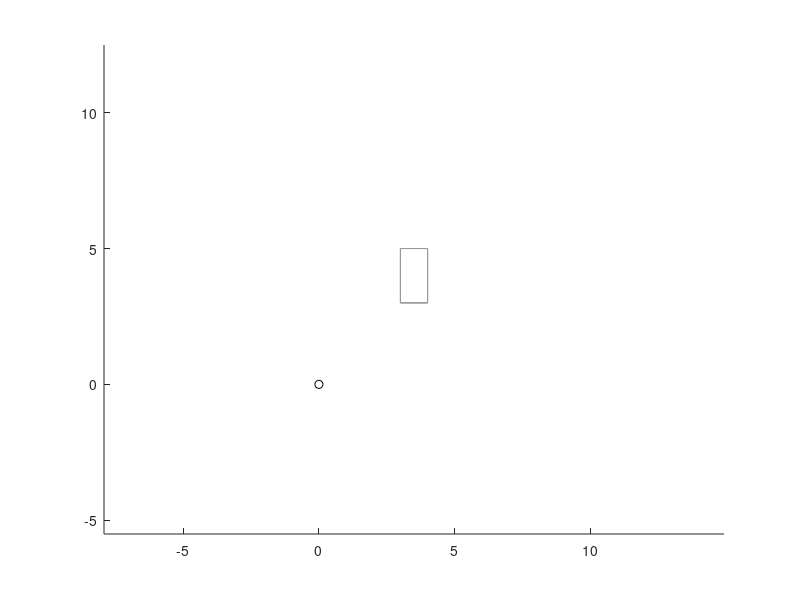

Recreate this plot in MATLAB. (Note: this script raises an error after producing the figure.)
%%%%%%%%%%%%%%%%%%%%%%%%%%%%%%%%%%%%%%%%%%%%%%%%%%%%%%%%%%%%%%%%%%%%%%%%%%%
%%%%%%%%%%%%%%%%%%%%%%%%%%%%% Roule Devoir 4 %%%%%%%%%%%%%%%%%%%%%%%%%%%%%%
%%%%%%%%%%%%%%%%%%%%%%%%%%%%%%%%%%%%%%%%%%%%%%%%%%%%%%%%%%%%%%%%%%%%%%%%%%%

clc ; clear all ; format loose %compact 
format long;
close all ; 

%%%%%%%%%%%%%%%%%%%%%%%%%%%% D�finir les cas %%%%%%%%%%%%%%%%%%%%%%%%%%%%%%
cm   = [4,4,11]; %--- centre de masse ellipso�de
rad    = 3; %--- x^2/(rad^2), y^2/(rad^2)
bval   = 9; %--- z^2/(bval^2)
Lame = [3 4; 3 5; 12 17];
nout = [1 1   1   1.2];
nin  = [1  1.5 1.5 1];
dep  = [0 0 5; 0 0 5; 0 0 0; 0 0 5];

for itst=1:4
  tic
  clf;
  hold;
  plot3([dep(itst,1)],[dep(itst,2)],[dep(itst,3)],'ko');
  [x, y, z] = ellipsoid(cm(1),cm(2),cm(3),rad,rad,bval,30);
  surf(x, y, z,'FaceColor','none','EdgeAlpha',0.1)
  Face1x=[Lame(1,1) Lame(1,1) Lame(1,1) Lame(1,1) Lame(1,1)];
  Face2x=[Lame(1,2) Lame(1,2) Lame(1,2) Lame(1,2) Lame(1,2)];
  Face12y=[Lame(2,1) Lame(2,2) Lame(2,2) Lame(2,1) Lame(2,1)];
  Face12z=[Lame(3,1) Lame(3,1) Lame(3,2) Lame(3,2) Lame(3,1)];

  Face34x=[Lame(1,1) Lame(1,2) Lame(1,2) Lame(1,1) Lame(1,1)];  
  Face3y=[Lame(2,1) Lame(2,1) Lame(2,1) Lame(2,1) Lame(2,1)];
  Face4y=[Lame(2,2) Lame(2,2) Lame(2,2) Lame(2,2) Lame(2,2)];
  Face34z=Face12z;

  Face56x=Face34x;
  Face56y=[Lame(2,1) Lame(2,1) Lame(2,2) Lame(2,2) Lame(2,1)];
  Face5z=[Lame(3,1) Lame(3,1) Lame(3,1) Lame(3,1) Lame(3,1)];
  Face6z=[Lame(3,2) Lame(3,2) Lame(3,2) Lame(3,2) Lame(3,2)];

  line(Face1x,Face12y,Face12z,'Color',[0.6 0.6 0.6]);
  line(Face2x,Face12y,Face12z,'Color',[0.6 0.6 0.6]);
  line(Face34x,Face3y,Face34z,'Color',[0.6 0.6 0.6]);
  line(Face34x,Face4y,Face34z,'Color',[0.6 0.6 0.6]);
  line(Face56x,Face56y,Face5z,'Color',[0.6 0.6 0.6]);
  line(Face56x,Face56y,Face6z,'Color',[0.6 0.6 0.6]);
  axis equal
  [xi,yi,zi,face]=Devoir4(nout(itst),nin(itst),dep(itst,:));
  nbpoint=length(face);
  for ipoint=1:nbpoint
    if face(ipoint) == 1
      plot3([xi(ipoint)],[yi(ipoint)],[zi(ipoint)],'r.');
    elseif face(ipoint) == 2
      plot3([xi(ipoint)],[yi(ipoint)],[zi(ipoint)],'c.');
    elseif face(ipoint) == 3
      plot3([xi(ipoint)],[yi(ipoint)],[zi(ipoint)],'g.');
    elseif face(ipoint) == 4
      plot3([xi(ipoint)],[yi(ipoint)],[zi(ipoint)],'y.');
    elseif face(ipoint) == 5
      plot3([xi(ipoint)],[yi(ipoint)],[zi(ipoint)],'b.');
    elseif face(ipoint) == 6
      plot3([xi(ipoint)],[yi(ipoint)],[zi(ipoint)],'m.');
    end
  end
  hold;
  toc
  % pause
end
